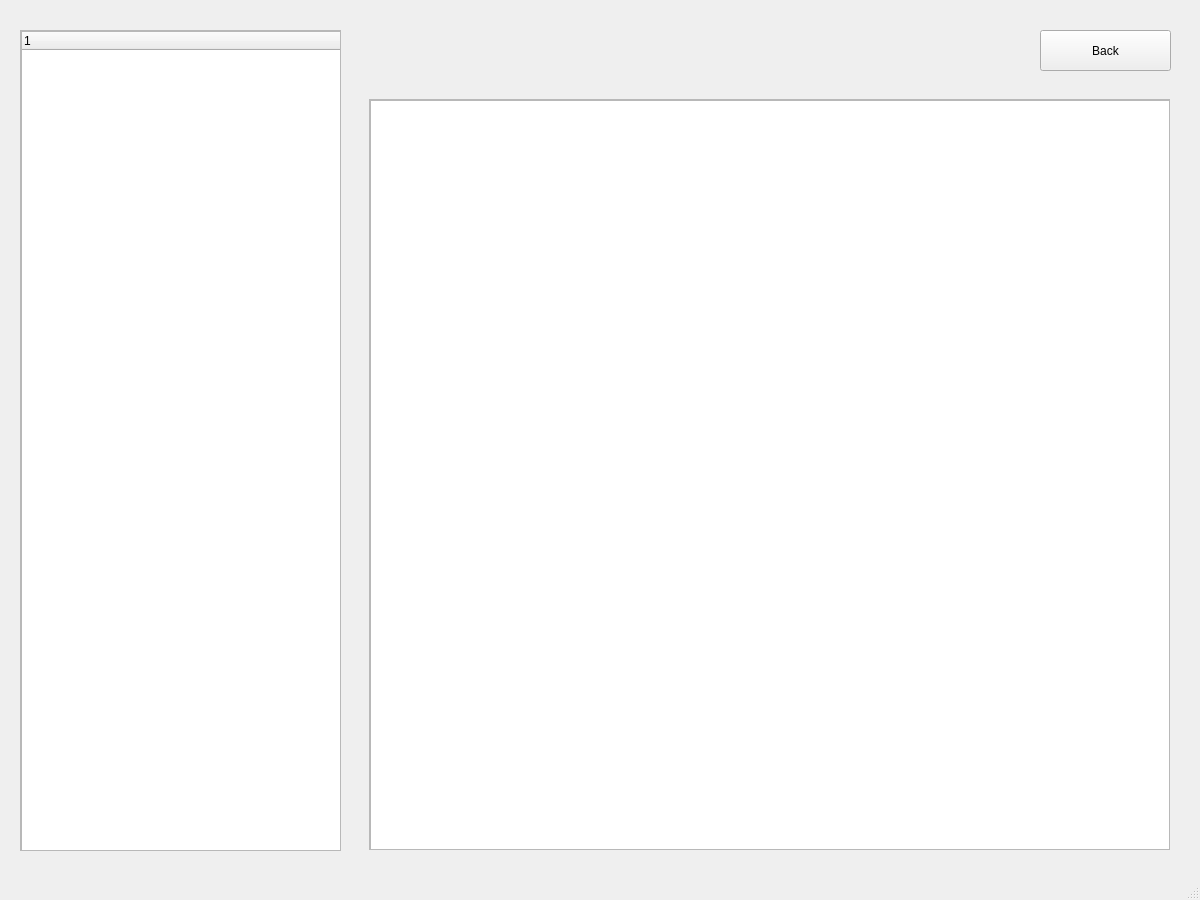
<?xml version="1.0" encoding="UTF-8"?>
<ui version="4.0">
 <class>MainWindow</class>
 <widget class="QMainWindow" name="MainWindow">
  <property name="geometry">
   <rect>
    <x>0</x>
    <y>0</y>
    <width>1200</width>
    <height>900</height>
   </rect>
  </property>
  <property name="windowTitle">
   <string>MainWindow</string>
  </property>
  <widget class="QWidget" name="centralwidget">
   <widget class="QLabel" name="addressLabel">
    <property name="geometry">
     <rect>
      <x>370</x>
      <y>30</y>
      <width>641</width>
      <height>41</height>
     </rect>
    </property>
    <property name="font">
     <font>
      <pointsize>10</pointsize>
     </font>
    </property>
    <property name="text">
     <string/>
    </property>
   </widget>
   <widget class="QScrollArea" name="tableScrollArea">
    <property name="geometry">
     <rect>
      <x>369</x>
      <y>99</y>
      <width>801</width>
      <height>751</height>
     </rect>
    </property>
    <property name="widgetResizable">
     <bool>true</bool>
    </property>
    <widget class="QWidget" name="scrollAreaWidgetContents">
     <property name="geometry">
      <rect>
       <x>0</x>
       <y>0</y>
       <width>799</width>
       <height>749</height>
      </rect>
     </property>
     <widget class="QTableWidget" name="tableWidget">
      <property name="geometry">
       <rect>
        <x>0</x>
        <y>0</y>
        <width>801</width>
        <height>751</height>
       </rect>
      </property>
     </widget>
    </widget>
   </widget>
   <widget class="QPushButton" name="backButton">
    <property name="geometry">
     <rect>
      <x>1040</x>
      <y>30</y>
      <width>131</width>
      <height>41</height>
     </rect>
    </property>
    <property name="font">
     <font>
      <pointsize>9</pointsize>
     </font>
    </property>
    <property name="text">
     <string>Back</string>
    </property>
   </widget>
   <widget class="QScrollArea" name="treeScrollArea">
    <property name="geometry">
     <rect>
      <x>20</x>
      <y>30</y>
      <width>321</width>
      <height>821</height>
     </rect>
    </property>
    <property name="widgetResizable">
     <bool>true</bool>
    </property>
    <widget class="QWidget" name="scrollAreaWidgetContents_2">
     <property name="geometry">
      <rect>
       <x>0</x>
       <y>0</y>
       <width>319</width>
       <height>819</height>
      </rect>
     </property>
     <widget class="QTreeWidget" name="treeWidget">
      <property name="geometry">
       <rect>
        <x>0</x>
        <y>0</y>
        <width>321</width>
        <height>821</height>
       </rect>
      </property>
      <column>
       <property name="text">
        <string notr="true">1</string>
       </property>
      </column>
     </widget>
    </widget>
   </widget>
  </widget>
  <widget class="QMenuBar" name="menubar">
   <property name="geometry">
    <rect>
     <x>0</x>
     <y>0</y>
     <width>1200</width>
     <height>21</height>
    </rect>
   </property>
  </widget>
  <widget class="QStatusBar" name="statusbar"/>
  <action name="actionadd_new_file">
   <property name="text">
    <string>Add new file</string>
   </property>
  </action>
  <action name="actionadd_new_folder">
   <property name="text">
    <string>Add new folder</string>
   </property>
  </action>
 </widget>
 <resources/>
 <connections/>
</ui>
